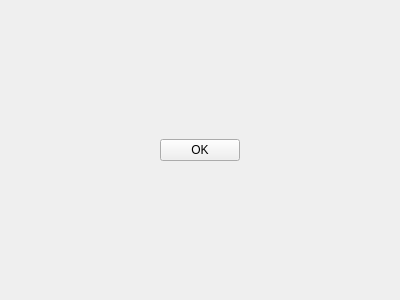
<?xml version="1.0" encoding="UTF-8"?>
<ui version="4.0">
 <class>OneButtonWithSpacer</class>
 <widget class="QWidget" name="OneButtonWithSpacer">
  <property name="geometry">
   <rect>
    <x>0</x>
    <y>0</y>
    <width>400</width>
    <height>300</height>
   </rect>
  </property>
  <property name="windowTitle">
   <string>One Button with Spacer</string>
  </property>
  <layout class="QVBoxLayout" name="verticalLayout">
   <item>
    <spacer name="verticalSpacer">
     <property name="orientation">
      <enum>Qt::Vertical</enum>
     </property>
     <property name="sizeHint" stdset="0">
      <size>
       <width>20</width>
       <height>109</height>
      </size>
     </property>
    </spacer>
   </item>
   <item>
    <layout class="QHBoxLayout" name="horizontalLayout">
     <item>
      <spacer name="horizontalSpacer">
       <property name="orientation">
        <enum>Qt::Horizontal</enum>
       </property>
       <property name="sizeHint" stdset="0">
        <size>
         <width>40</width>
         <height>20</height>
        </size>
       </property>
      </spacer>
     </item>
     <item>
      <widget class="QPushButton" name="okButton">
       <property name="text">
        <string>OK</string>
       </property>
      </widget>
     </item>
     <item>
      <spacer name="horizontalSpacer_2">
       <property name="orientation">
        <enum>Qt::Horizontal</enum>
       </property>
       <property name="sizeHint" stdset="0">
        <size>
         <width>40</width>
         <height>20</height>
        </size>
       </property>
      </spacer>
     </item>
    </layout>
   </item>
   <item>
    <spacer name="verticalSpacer_2">
     <property name="orientation">
      <enum>Qt::Vertical</enum>
     </property>
     <property name="sizeHint" stdset="0">
      <size>
       <width>20</width>
       <height>109</height>
      </size>
     </property>
    </spacer>
   </item>
  </layout>
 </widget>
 <resources/>
 <connections/>
</ui>
